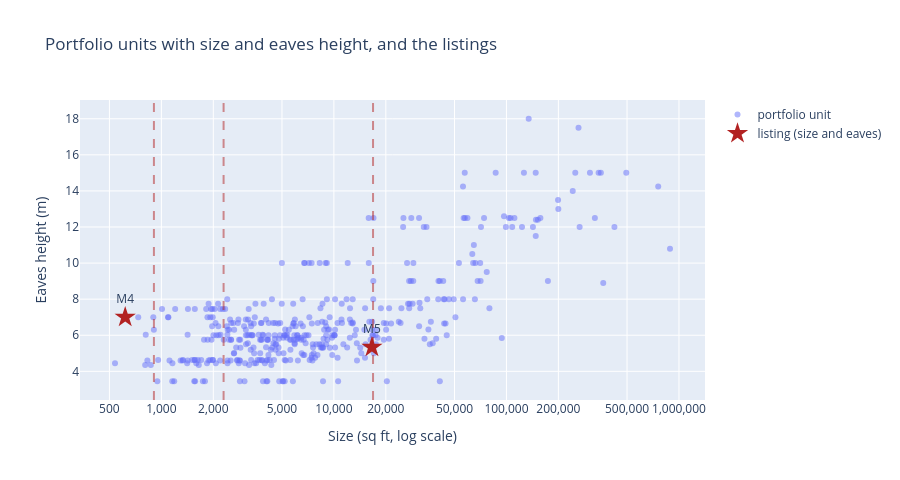

Write notebook code for a chart like this one.
### Markdown cell above
## 4. Size and eaves height together

With doors and volume left out, the physical block has **two dimensions: size and eaves height**. Eaves height
is the average of min and max where both are recorded, or whichever one is. The scatter shows the 418 portfolio
units with both, and the listings: **M4 and M5** have both (stars); **M1, M2 and M3** have size only, so they're
shown as dashed lines at their size.

### Code cell
import plotly.graph_objects as go


def eaves_height(df):
    """Average of min and max eaves where both are recorded, otherwise whichever one is."""
    return df[["min_eaves_m", "max_eaves_m"]].mean(axis=1)


both = physical.assign(eaves_m=eaves_height(physical)).dropna(subset=["size_sqft", "eaves_m"])
both = both.join(portfolio[["industrial_estate_name", "unit_name"]])
listings_2d = listing_physical.assign(eaves_m=eaves_height(listing_physical))

fig = px.scatter(both, x=np.log10(both["size_sqft"]), y="eaves_m", hover_name="industrial_estate_name",
                 hover_data={"unit_name": True, "size_sqft": ":,.0f"}, opacity=0.5, height=480,
                 title="Portfolio units with size and eaves height, and the listings",
                 labels={"x": "Size (sq ft, log scale)", "eaves_m": "Eaves height (m)"})
fig.update_traces(marker={"size": 6}, name="portfolio unit", showlegend=True)
with_eaves = listings_2d.dropna(subset=["eaves_m"])
fig.add_trace(go.Scatter(x=np.log10(with_eaves["size_sqft"]), y=with_eaves["eaves_m"], mode="markers+text",
                         text=with_eaves.index, textposition="top center", name="listing (size and eaves)",
                         marker={"symbol": "star", "size": 16, "color": "firebrick"}))
for sqft in listings_2d.loc[listings_2d["eaves_m"].isna(), "size_sqft"]:
    fig.add_vline(x=np.log10(sqft), line_dash="dash", line_color="firebrick", opacity=0.5)
fig.update_xaxes(tickvals=np.log10(ticks), ticktext=[f"{t:,}" for t in ticks])
fig.show()

print(f"{len(both)} portfolio units with size and eaves; "
      f"rank correlation of eaves with size: {both['eaves_m'].corr(both['size_sqft'], method='spearman'):.2f}")
for listing_id, row in with_eaves.iterrows():
    peers = both[(both["size_sqft"] > row["size_sqft"] / 1.41) & (both["size_sqft"] < row["size_sqft"] * 1.41)]
    print(f"{listing_id}: {row['size_sqft']:,.0f} sq ft, {row['eaves_m']:.1f} m eaves; {len(peers)} portfolio units "
          f"of similar size have eaves, median {peers['eaves_m'].median():.1f} m "
          f"(10th-90th percentile {peers['eaves_m'].quantile(0.1):.1f}-{peers['eaves_m'].quantile(0.9):.1f} m)")

### Figure 1 — Plotly figure (JSON) as saved in the notebook; plotly's stock layout.template omitted (floating-point values rounded to 4 significant figures; data arrays with more than 128 entries replaced by an {"elided": "..."} marker saying what was removed)
{"data": [{"customdata": {"elided": "418x2 mixed values"}, "hovertemplate": "<b>%{hovertext}</b><br><br>Size (sq ft, log scale)=%{x}<br>Eaves height (m)=%{y}<br>unit_name=%{customdata[0]}<br>size_sqft=%{customdata[1]:,.0f}<extra></extra>", "hovertext": {"elided": "418 str values"}, "legendgroup": "", "marker": {"color": "#636efa", "opacity": 0.5, "size": 6, "symbol": "circle"}, "mode": "markers", "name": "portfolio unit", "orientation": "v", "showlegend": true, "type": "scatter", "x": {"elided": "418 float values"}, "xaxis": "x", "y": {"elided": "418 float values"}, "yaxis": "y"}, {"marker": {"color": "firebrick", "size": 16, "symbol": "star"}, "mode": "markers+text", "name": "listing (size and eaves)", "text": ["M4", "M5"], "textposition": "top center", "type": "scatter", "x": [2.79, 4.22], "y": [7.0, 5.335]}], "layout": {"height": 480, "legend": {"tracegroupgap": 0}, "shapes": [{"line": {"color": "firebrick", "dash": "dash"}, "opacity": 0.5, "type": "line", "x0": 4.227, "x1": 4.227, "xref": "x", "y0": 0, "y1": 1, "yref": "y domain"}, {"line": {"color": "firebrick", "dash": "dash"}, "opacity": 0.5, "type": "line", "x0": 2.957, "x1": 2.957, "xref": "x", "y0": 0, "y1": 1, "yref": "y domain"}, {"line": {"color": "firebrick", "dash": "dash"}, "opacity": 0.5, "type": "line", "x0": 3.361, "x1": 3.361, "xref": "x", "y0": 0, "y1": 1, "yref": "y domain"}], "title": {"text": "Portfolio units with size and eaves height, and the listings"}, "xaxis": {"anchor": "y", "domain": [0.0, 1.0], "ticktext": ["500", "1,000", "2,000", "5,000", "10,000", "20,000", "50,000", "100,000", "200,000", "500,000", "1,000,000"], "tickvals": [2.699, 3.0, 3.301, 3.699, 4.0, 4.301, 4.699, 5.0, 5.301, 5.699, 6.0], "title": {"text": "Size (sq ft, log scale)"}}, "yaxis": {"anchor": "x", "domain": [0.0, 1.0], "title": {"text": "Eaves height (m)"}}}}
